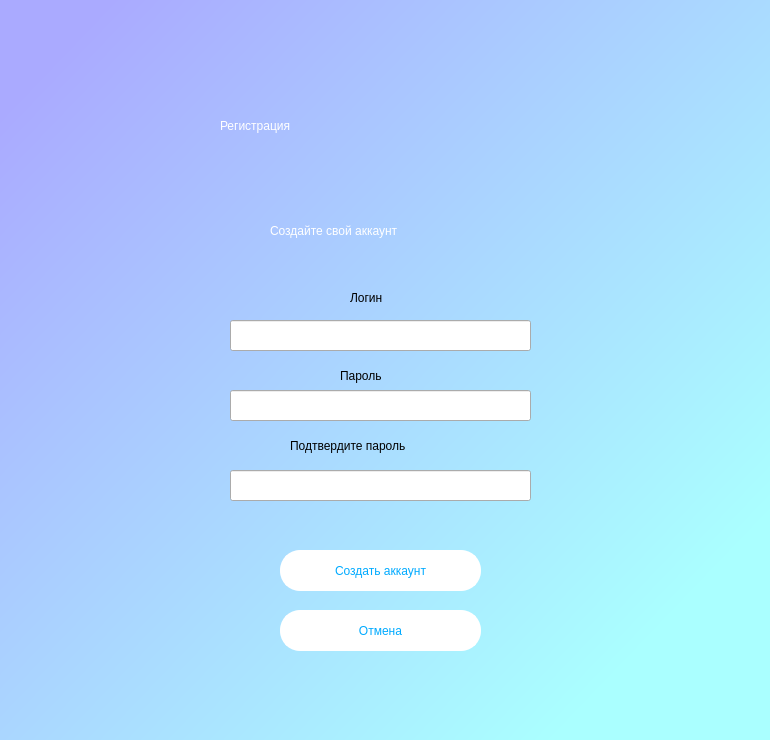
<?xml version="1.0" encoding="UTF-8"?>
<ui version="4.0">
 <class>Dialog</class>
 <widget class="QDialog" name="Dialog">
  <property name="geometry">
   <rect>
    <x>0</x>
    <y>0</y>
    <width>770</width>
    <height>740</height>
   </rect>
  </property>
  <property name="windowTitle">
   <string>Dialog</string>
  </property>
  <widget class="QWidget" name="bgwidget" native="true">
   <property name="geometry">
    <rect>
     <x>0</x>
     <y>0</y>
     <width>770</width>
     <height>740</height>
    </rect>
   </property>
   <property name="styleSheet">
    <string notr="true">QWidget#bgwidget{
background-color: qlineargradient(spread:pad, x1:0.06, y1:0.0909091, x2:0.870224, y2:0.835, stop:0 rgba(170, 170, 255, 255), stop:1 rgba(170, 255, 255, 255))}</string>
   </property>
   <widget class="QLabel" name="label">
    <property name="geometry">
     <rect>
      <x>220</x>
      <y>90</y>
      <width>551</width>
      <height>71</height>
     </rect>
    </property>
    <property name="styleSheet">
     <string notr="true">color:rgb(255, 255, 255);
font: 75 38pt &quot;Candara&quot;;</string>
    </property>
    <property name="text">
     <string>Регистрация</string>
    </property>
   </widget>
   <widget class="QLabel" name="label_2">
    <property name="geometry">
     <rect>
      <x>270</x>
      <y>210</y>
      <width>491</width>
      <height>41</height>
     </rect>
    </property>
    <property name="styleSheet">
     <string notr="true">color:rgb(255, 255, 255);
font: 75 14pt &quot;Candara&quot;;</string>
    </property>
    <property name="text">
     <string>Создайте свой аккаунт</string>
    </property>
   </widget>
   <widget class="QLineEdit" name="lineEdit_username">
    <property name="geometry">
     <rect>
      <x>230</x>
      <y>320</y>
      <width>301</width>
      <height>31</height>
     </rect>
    </property>
    <property name="styleSheet">
     <string notr="true">font: 14pt &quot;Candara&quot;;</string>
    </property>
   </widget>
   <widget class="QLineEdit" name="lineEdit_password">
    <property name="geometry">
     <rect>
      <x>230</x>
      <y>390</y>
      <width>301</width>
      <height>31</height>
     </rect>
    </property>
    <property name="styleSheet">
     <string notr="true">font: 14pt &quot;Candara&quot;;</string>
    </property>
   </widget>
   <widget class="QLabel" name="label_3">
    <property name="geometry">
     <rect>
      <x>350</x>
      <y>290</y>
      <width>55</width>
      <height>16</height>
     </rect>
    </property>
    <property name="styleSheet">
     <string notr="true">font: 12pt &quot;Candara&quot;;</string>
    </property>
    <property name="text">
     <string>Логин</string>
    </property>
   </widget>
   <widget class="QLabel" name="label_4">
    <property name="geometry">
     <rect>
      <x>340</x>
      <y>350</y>
      <width>81</width>
      <height>51</height>
     </rect>
    </property>
    <property name="styleSheet">
     <string notr="true">font: 12pt &quot;Candara&quot;;</string>
    </property>
    <property name="text">
     <string>Пароль</string>
    </property>
   </widget>
   <widget class="QLabel" name="warning">
    <property name="geometry">
     <rect>
      <x>230</x>
      <y>450</y>
      <width>301</width>
      <height>20</height>
     </rect>
    </property>
    <property name="styleSheet">
     <string notr="true">font: 10pt &quot;Candara&quot;;color: rgb(255, 0, 0)</string>
    </property>
    <property name="text">
     <string/>
    </property>
   </widget>
   <widget class="QPushButton" name="create_account_button">
    <property name="geometry">
     <rect>
      <x>280</x>
      <y>550</y>
      <width>201</width>
      <height>41</height>
     </rect>
    </property>
    <property name="styleSheet">
     <string notr="true">background-color: rgb(255, 255, 255);
font: 14pt &quot;Candara&quot;;color:rgb(0, 170, 255);
border-radius: 20px;           
border: 2px solid rgb(255, 255, 255);</string>
    </property>
    <property name="text">
     <string>Создать аккаунт</string>
    </property>
   </widget>
   <widget class="QLineEdit" name="confirmpass">
    <property name="geometry">
     <rect>
      <x>230</x>
      <y>470</y>
      <width>301</width>
      <height>31</height>
     </rect>
    </property>
    <property name="styleSheet">
     <string notr="true">font: 14pt &quot;Candara&quot;;</string>
    </property>
   </widget>
   <widget class="QLabel" name="label_5">
    <property name="geometry">
     <rect>
      <x>290</x>
      <y>420</y>
      <width>191</width>
      <height>51</height>
     </rect>
    </property>
    <property name="styleSheet">
     <string notr="true">font: 12pt &quot;Candara&quot;;</string>
    </property>
    <property name="text">
     <string>Подтвердите пароль</string>
    </property>
   </widget>
   <widget class="QLabel" name="warning_register">
    <property name="geometry">
     <rect>
      <x>230</x>
      <y>515</y>
      <width>291</width>
      <height>31</height>
     </rect>
    </property>
    <property name="styleSheet">
     <string notr="true">font: 10pt &quot;Candara&quot;;color: rgb(255, 0, 0)</string>
    </property>
    <property name="text">
     <string/>
    </property>
   </widget>
   <widget class="QPushButton" name="otmena_btn">
    <property name="geometry">
     <rect>
      <x>280</x>
      <y>610</y>
      <width>201</width>
      <height>41</height>
     </rect>
    </property>
    <property name="styleSheet">
     <string notr="true">background-color: rgb(255, 255, 255);
font: 14pt &quot;Candara&quot;;color:rgb(0, 170, 255);
border-radius: 20px;           
border: 2px solid rgb(255, 255, 255);</string>
    </property>
    <property name="text">
     <string>Отмена</string>
    </property>
   </widget>
  </widget>
 </widget>
 <resources/>
 <connections/>
</ui>
